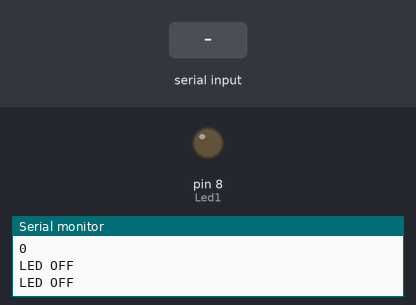
Recording of a sketch running on a simulated Arduino Uno, built with avr-gcc and run on an emulated ATmega328P. Shown: output pins drawn as LEDs (lit = HIGH), the last lines printed to the serial monitor. The test bench sets the inputs (shaded band).

Above: at 2.3 s.
2.4 s: byte 1 (1) received over Serial
At 4.5 s:
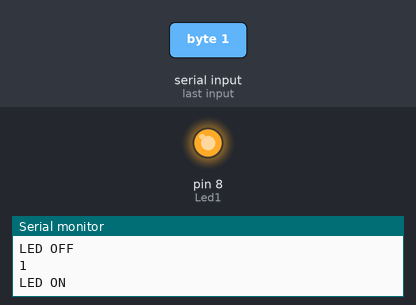
5.4 s: "1" received over Serial
At 8.0 s:
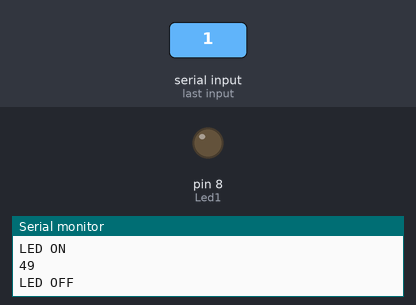
Timing chart, 0 to 9.5 s (numbered marks = the images above; inputs shaded):
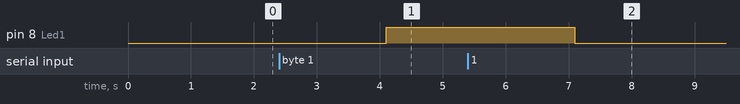

Measured:
- after the input at 2.4 s, pin 8 (Led1): LOW → HIGH after 1.7 s
- after the input at 5.4 s, pin 8 (Led1): HIGH → LOW after 1.7 s

The sketch:

P10_Bluetooth_Interfacing.ino
```cpp
#include<SoftwareSerial.h>

int data;
int Led1 = 8;


void setup()
{
        Serial.begin(9600);
        delay(100);
        pinMode(Led1, OUTPUT);
        Serial.println(data);
        delay(1000);

}

void loop()
{
     if(Serial.available()>0)
       {
          data = Serial.read();
           Serial.println(data);
           delay(1000);
       }
     if (data==1)
      {
        digitalWrite(Led1, HIGH);
        Serial.println("LED ON");
        delay(1000);
      }
    else
     {
        digitalWrite(Led1, LOW);
        Serial.println("LED OFF");
        delay(1000);
     }
}
```
